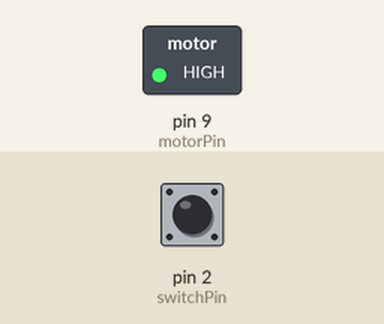
This sketch was run on a simulated Arduino Uno, built with avr-gcc and run on an emulated ATmega328P. Shown: switched loads named in the sketch (green lamp = pin HIGH). The inputs (shaded band) are chosen by the test bench; at power-on: pin 2 (switchPin) HIGH.

Above: at 1.2 s.
1.3 s: pin 2 (switchPin) pulled LOW for 0.15 s
At 1.37 s:
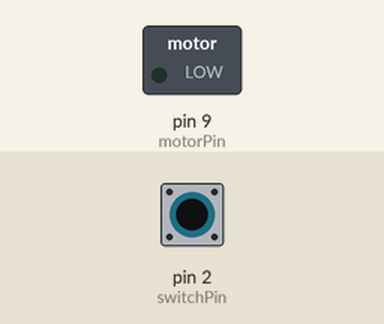
2.9 s: pin 2 (switchPin) pulled LOW for 3.2 s
At 6.5 s:
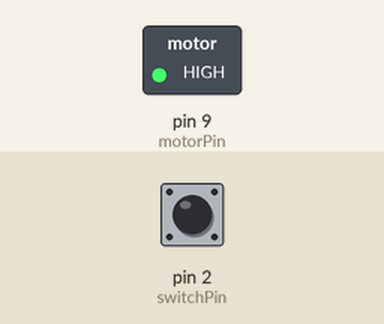
Timing chart, 0 to 8.0 s (numbered marks = the images above; inputs shaded):
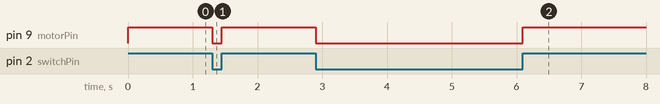

Measured:
- after the input at 1.3 s, pin 9 (motorPin): HIGH → LOW at once, → HIGH 0.15 s later
- after the input at 2.9 s, pin 9 (motorPin): HIGH → LOW at once, → HIGH 3.2 s later

The sketch:

MotorizedPinwheel.ino
```cpp
const int switchPin = 2;
const int motorPin = 9;

void setup() {
  pinMode(switchPin, INPUT);
  pinMode(motorPin, OUTPUT);
}

void loop() {
  const int switchState = digitalRead(switchPin);

  // If the switch is pressed (HIGH), acitvate the transitor (HIGH).
  // This will complete the motor circuit and turn the motor on.
  // When the switch is not pressed (LOW), and the transistor pin is
  // set to LOW, the motor will not spin.
  digitalWrite(motorPin, switchState);
}
```
